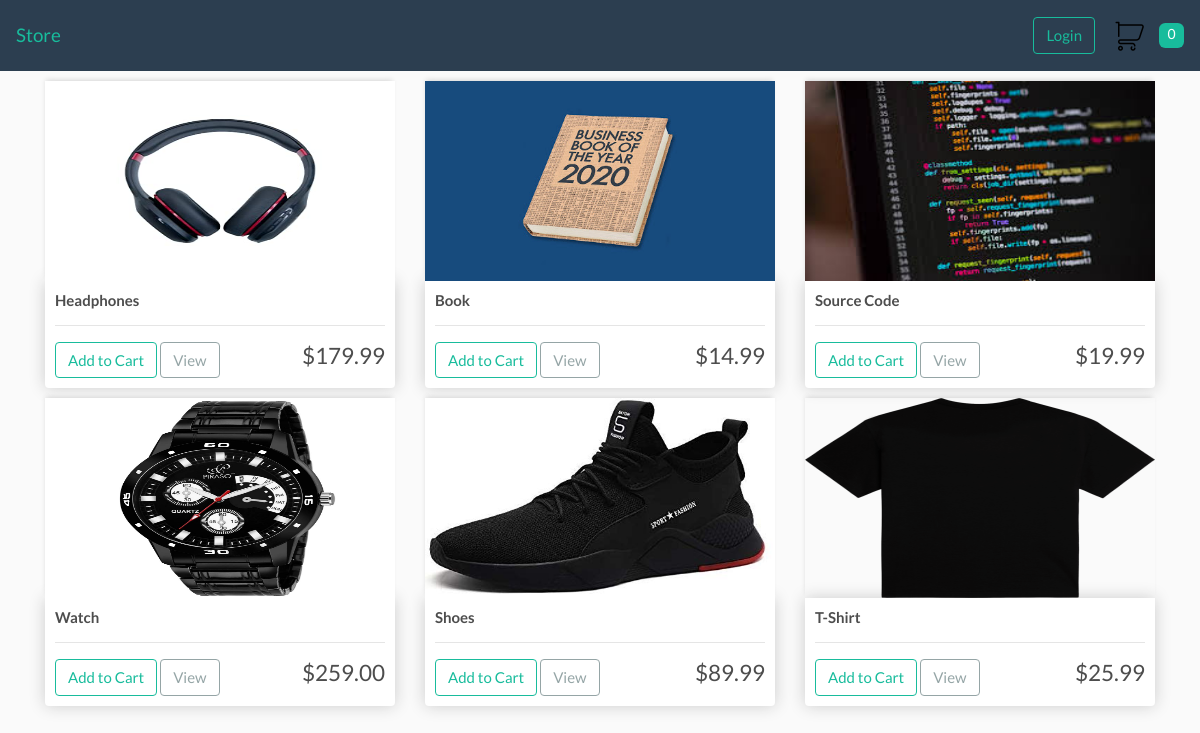
The page / on the database its author committed.
### store/models.py (models this page shows, shortened)
class Product(models.Model):
    name = models.CharField(max_length=200, null=True)
    price = models.FloatField()
    digital = models.BooleanField(default=False, null=True, blank=False)
    image = models.ImageField(null=True, blank=True)
    @property
    def get_image_url(self):
        try:
            return self.image.url
        except:
            return ''

### store/views.py (the view)
# urls.py: path('', include('store.urls'))
def store(request):
    if request.user.is_authenticated:
        customer = request.user.customer
        order, created = Order.objects.get_or_create(customer=customer, complete=False)
        items = order.orderitem_set.all()
        cart_items = order.get_cart_items
    else:
        items = []
        order = {
            'get_cart_items': 0,
            'get_cart_total': 0,
            'shipping': False
        }
        cart_items = order['get_cart_items']
    products = Product.objects.all()
    return render(request, 'store/store.html', {
        'products': products,
        'cart_items': cart_items
    })

### store/templates/store/store.html (shortened to what this page needs)
{% extends 'store/layout.html' %}
{% load static %}
{% block body %}
    <div class="row">
        {% for product in products %}
            <div class="col-lg-4">
                <img src="{{ product.get_image_url }}" class="thumbnail" alt="placeholder">
                <div class="box-element product">
                    <h6><strong>{{ product.name }}</strong></h6>
                    <hr>
                    <button data-product={{ product.id }} data-action="add" class="btn btn-outline-success add-btn update-cart">Add to Cart</button>
                    <a class="btn btn-outline-secondary" href="#">View</a>
                    <h4 class="price">${{ product.price|floatformat:2 }}</h4>
                </div>
            </div>
        {% empty %}
            <h4>No products available.</h4>
        {% endfor %}
    </div>
{% endblock body %}

### static/css/main.css (style rules this page uses)
body { background-color: hsl(0, 0%, 98%); }
h1, h2, h3, h4, h5, h6 { color: hsl(0, 0%, 30%); }
.box-element { box-shadow: hsl(0, 0%, 80%) 0 0 16px; background-color: #fff; border-radius: 4px; padding: 10px; }
.thumbnail { width: 100%; height: 200px; -webkit-box-shadow: -1px -3px 5px -2px rgba(214, 214, 214, 1); -moz-box-shadow: -1px -3px 5px -2px rgba(214, 214, 214, 1); box-shadow: -1px -3px 5px -2px rgba(214, 214, 214, 1); }
.product { border-radius: 0 0 4px 4px; }
.price { display: inline-block; float: right; }
.col-lg-4, .col-lg-6, .col-lg-8, .col-lg-12 { margin-top: 10px; }

### rows shown on the page
Product: get_image_url (picture), name "Headphones", price "179.99"
Product: get_image_url (picture), name "Book", price "14.99"
Product: get_image_url (picture), name "Source Code", price "19.99"
Product: get_image_url (picture), name "Watch", price "259.00"
Product: get_image_url (picture), name "Shoes", price "89.99"
Product: get_image_url (picture), name "T-Shirt", price "25.99"

### other values the page prints
{{ cart_items }} "0"
